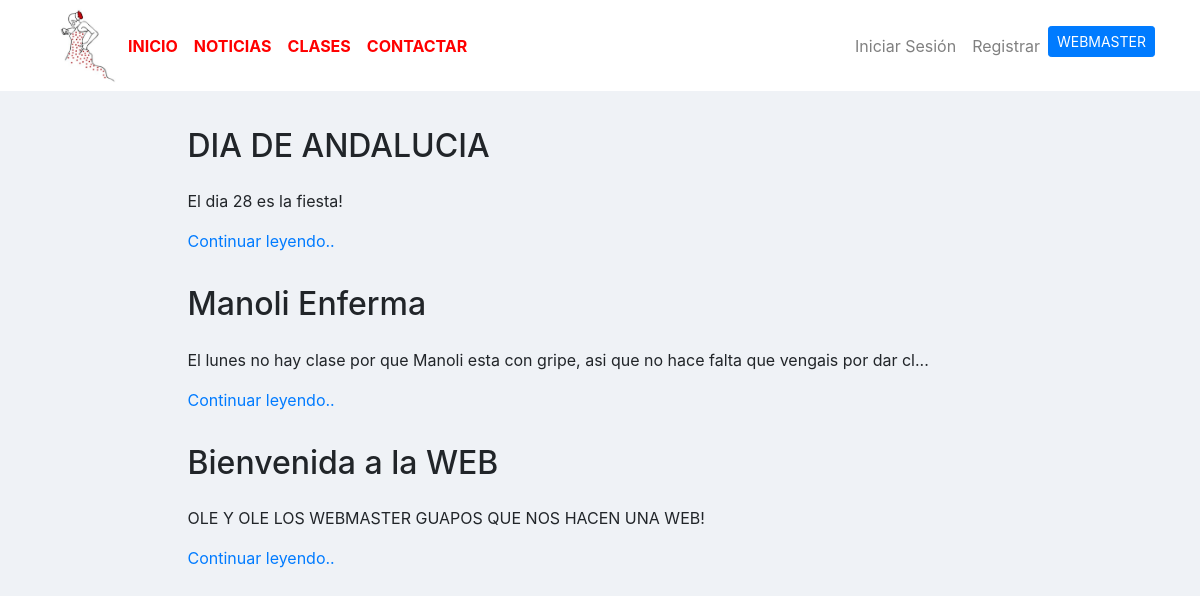
Screenshot of /noticias/ with the database file from the repository.
### noticias/models.py (models this page shows, shortened)
class Noticia(models.Model):
    titulo = models.CharField(verbose_name="Título", max_length=200)
    contenido = RichTextField(verbose_name="Contenido")
    orden = models.SmallIntegerField(verbose_name="Orden", default=0)
    created = models.DateTimeField(auto_now_add=True, verbose_name="Fecha de creación")
    updated = models.DateTimeField(auto_now=True, verbose_name="Fecha de edición")
    class Meta:
        verbose_name = "noticia"
        verbose_name_plural = "noticias"
        ordering = ['orden', 'titulo']

### noticias/views.py (the view)
# urls.py: path('', NoticiaListView.as_view(), name='noticias'),
class NoticiaListView(ListView):
    model=Noticia

### noticias/templates/noticias/noticia_list.html (shortened to what this page needs)
{% extends 'nucleo/base.html' %}
{% load static %}
{% block content %}
<main role="main">
  <div class="container mb-4">
    {% for noticia in noticia_list|dictsort:"id" reversed %}
      <div class="row mt-3">
        <div class="col-md-9 mx-auto">
          <h2 class="mb-4">{{noticia.titulo}}</h2>
          <div>
            <p>{{noticia.contenido|striptags|safe|truncatechars:"100"}}</p>
            <p><a href="{% url 'noticias:noticia' noticia.id noticia.titulo|slugify %}">Continuar leyendo..</a>
            </p>
          </div>
        </div>
      </div>
    {% endfor %}
  </div>
</main>
{% endblock %}

### nucleo/static/nucleo/css/main.css (style rules this page uses)
main { padding-top: 20px; }
:root { --jumbotron-padding-y: 3rem; }

### rows the page displays
Noticia: titulo "DIA DE ANDALUCIA", contenido "El dia 28 es la fiesta!"
Noticia: titulo "Manoli Enferma", contenido "El lunes no hay clase por que Manoli esta con gripe, asi que no hace falta que vengais por dar cl..."
Noticia: titulo "Bienvenida a la WEB", contenido "OLE Y OLE LOS WEBMASTER GUAPOS QUE NOS HACEN UNA WEB!"
